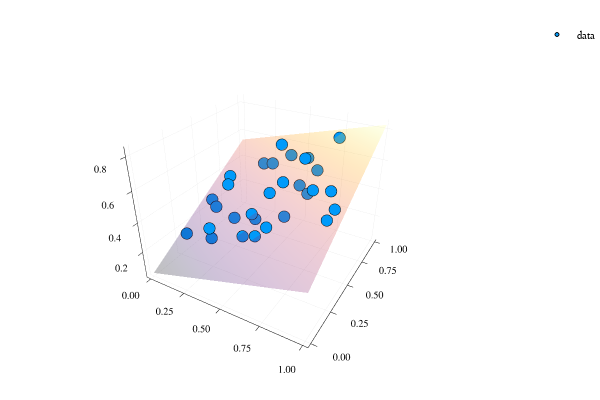

The notebook cell saved with this chart:
### Code cell
# train
for i=1:steps
  Flux.train!((x,y) -> MSE(flux_model(x), y), ps, [(x,y)], ADAM(0.02))
  printloss(flux_model, i)
end

# plot
plotting(flux_model)

### Figure 1 — Plotly figure (JSON) as saved in the notebook; plotly's stock layout.template omitted (floating-point values rounded to 4 significant figures; data arrays with more than 128 entries replaced by an {"elided": "..."} marker saying what was removed)
{"data": [{"colorbar": {"title": ""}, "legendgroup": "data", "marker": {"color": "rgba(0, 154, 250, 1.000)", "line": {"color": "rgba(0, 0, 0, 1.000)", "width": 1}, "size": 4, "symbol": "circle"}, "mode": "markers", "name": "data", "showlegend": true, "type": "scatter3d", "x": [0.05161, 0.4557, 0.1782, 0.371, 0.6481, 0.1446, 0.8723, 0.2416, 0.4409, 0.7368, 0.09519, 0.01354, 0.7026, 0.6389, 0.5486, 0.5264, 0.2755, 0.9519, 0.6612, 0.3932, 0.5503, 0.7684, 0.5149, 0.6037, 0.591, 0.9532, 0.32, 0.4546, 0.2252, 0.3091], "xaxis": "x1", "y": [0.538, 0.2794, 0.549, 0.8942, 0.417, 0.6224, 0.525, 0.8848, 0.4047, 0.9538, 0.5197, 0.3034, 0.5965, 0.8723, 0.263, 0.465, 0.4618, 0.2887, 0.1946, 0.9907, 0.5808, 0.5195, 0.9981, 0.7588, 0.7221, 0.3844, 0.8656, 0.4203, 0.2862, 0.1704], "yaxis": "y1", "z": [0.2918, 0.2954, 0.4317, 0.616, 0.4132, 0.45, 0.5855, 0.4557, 0.3722, 0.7161, 0.2596, 0.1494, 0.4882, 0.5062, 0.3378, 0.5076, 0.2632, 0.5561, 0.4726, 0.5097, 0.5305, 0.5656, 0.514, 0.624, 0.4556, 0.5691, 0.4822, 0.334, 0.1978, 0.3636], "zmax": null, "zmin": null}, {"colorbar": {"title": ""}, "colorscale": [[0, "rgba(0, 0, 4, 0.500)"], [0.03448, "rgba(4, 3, 20, 0.500)"], [0.06897, "rgba(13, 8, 41, 0.500)"], [0.1034, "rgba(24, 12, 60, 0.500)"], [0.1379, "rgba(38, 12, 81, 0.500)"], [0.1724, "rgba(54, 9, 97, 0.500)"], [0.2069, "rgba(69, 10, 105, 0.500)"], [0.2414, "rgba(84, 15, 109, 0.500)"], [0.2759, "rgba(97, 19, 110, 0.500)"], [0.3103, "rgba(111, 25, 110, 0.500)"], [0.3448, "rgba(125, 30, 109, 0.500)"], [0.3793, "rgba(140, 35, 105, 0.500)"], [0.4138, "rgba(154, 40, 101, 0.500)"], [0.4483, "rgba(166, 45, 96, 0.500)"], [0.4828, "rgba(180, 51, 89, 0.500)"], [0.5172, "rgba(193, 58, 80, 0.500)"], [0.5517, "rgba(206, 67, 71, 0.500)"], [0.5862, "rgba(216, 76, 62, 0.500)"], [0.6207, "rgba(226, 87, 52, 0.500)"], [0.6552, "rgba(235, 100, 41, 0.500)"], [0.6897, "rgba(241, 115, 29, 0.500)"], [0.7241, "rgba(247, 130, 18, 0.500)"], [0.7586, "rgba(250, 144, 8, 0.500)"], [0.7931, "rgba(252, 161, 8, 0.500)"], [0.8276, "rgba(252, 178, 22, 0.500)"], [0.8621, "rgba(250, 196, 42, 0.500)"], [0.8966, "rgba(246, 213, 67, 0.500)"], [0.931, "rgba(243, 229, 93, 0.500)"], [0.9655, "rgba(242, 244, 130, 0.500)"], [1, "rgba(252, 255, 164, 0.500)"]], "hoverinfo": "none", "name": "y2", "opacity": 0.5, "showlegend": false, "showscale": false, "type": "surface", "x": [0, 0.0101, 0.0202, 0.0303, 0.0404, 0.05051, 0.06061, 0.07071, 0.08081, 0.09091, 0.101, 0.1111, 0.1212, 0.1313, 0.1414, 0.1515, 0.1616, 0.1717, 0.1818, 0.1919, 0.202, 0.2121, 0.2222, 0.2323, 0.2424, 0.2525, 0.2626, 0.2727, 0.2828, 0.2929, 0.303, 0.3131, 0.3232, 0.3333, 0.3434, 0.3535, 0.3636, 0.3737, 0.3838, 0.3939, 0.404, 0.4141, 0.4242, 0.4343, 0.4444, 0.4545, 0.4646, 0.4747, 0.4848, 0.4949, 0.5051, 0.5152, 0.5253, 0.5354, 0.5455, 0.5556, 0.5657, 0.5758, 0.5859, 0.596, 0.6061, 0.6162, 0.6263, 0.6364, 0.6465, 0.6566, 0.6667, 0.6768, 0.6869, 0.697, 0.7071, 0.7172, 0.7273, 0.7374, 0.7475, 0.7576, 0.7677, 0.7778, 0.7879, 0.798, 0.8081, 0.8182, 0.8283, 0.8384, 0.8485, 0.8586, 0.8687, 0.8788, 0.8889, 0.899, 0.9091, 0.9192, 0.9293, 0.9394, 0.9495, 0.9596, 0.9697, 0.9798, 0.9899, 1], "xaxis": "x1", "y": [0, 0.0101, 0.0202, 0.0303, 0.0404, 0.05051, 0.06061, 0.07071, 0.08081, 0.09091, 0.101, 0.1111, 0.1212, 0.1313, 0.1414, 0.1515, 0.1616, 0.1717, 0.1818, 0.1919, 0.202, 0.2121, 0.2222, 0.2323, 0.2424, 0.2525, 0.2626, 0.2727, 0.2828, 0.2929, 0.303, 0.3131, 0.3232, 0.3333, 0.3434, 0.3535, 0.3636, 0.3737, 0.3838, 0.3939, 0.404, 0.4141, 0.4242, 0.4343, 0.4444, 0.4545, 0.4646, 0.4747, 0.4848, 0.4949, 0.5051, 0.5152, 0.5253, 0.5354, 0.5455, 0.5556, 0.5657, 0.5758, 0.5859, 0.596, 0.6061, 0.6162, 0.6263, 0.6364, 0.6465, 0.6566, 0.6667, 0.6768, 0.6869, 0.697, 0.7071, 0.7172, 0.7273, 0.7374, 0.7475, 0.7576, 0.7677, 0.7778, 0.7879, 0.798, 0.8081, 0.8182, 0.8283, 0.8384, 0.8485, 0.8586, 0.8687, 0.8788, 0.8889, 0.899, 0.9091, 0.9192, 0.9293, 0.9394, 0.9495, 0.9596, 0.9697, 0.9798, 0.9899, 1], "yaxis": "y1", "z": {"elided": "100x100 float values"}, "zmax": 0.8318, "zmin": 0.04}], "layout": {"annotations": [], "height": 400, "legend": {"bgcolor": "rgba(255, 255, 255, 1.000)", "bordercolor": "rgba(0, 0, 0, 1.000)", "font": {"color": "rgba(0, 0, 0, 1.000)", "family": "sans-serif", "size": 11}, "tracegroupgap": 0, "x": 1, "y": 1}, "margin": {"b": 20, "l": 0, "r": 0, "t": 20}, "paper_bgcolor": "rgba(255, 255, 255, 1.000)", "plot_bgcolor": "rgba(255, 255, 255, 1.000)", "scene": {"camera": {"eye": {"x": 1.126, "y": -1.95, "z": 1.3}}, "xaxis": {"anchor": "y1", "domain": [0.06582, 0.9934], "gridcolor": "rgba(0, 0, 0, 0.100)", "gridwidth": 0.5, "linecolor": "rgba(0, 0, 0, 1.000)", "mirror": false, "range": [-0.03, 1.03], "showgrid": true, "showline": true, "showticklabels": true, "tickangle": 0, "tickcolor": "rgb(0, 0, 0)", "tickfont": {"color": "rgba(0, 0, 0, 1.000)", "family": "sans-serif", "size": 11}, "tickmode": "array", "ticks": "inside", "ticktext": ["0.00", "0.25", "0.50", "0.75", "1.00"], "tickvals": [0, 0.25, 0.5, 0.75, 1], "title": "", "titlefont": {"color": "rgba(0, 0, 0, 1.000)", "family": "sans-serif", "size": 15}, "type": "-", "visible": true, "zeroline": false, "zerolinecolor": "rgba(0, 0, 0, 1.000)"}, "yaxis": {"anchor": "x1", "domain": [0.03762, 0.9902], "gridcolor": "rgba(0, 0, 0, 0.100)", "gridwidth": 0.5, "linecolor": "rgba(0, 0, 0, 1.000)", "mirror": false, "range": [-0.03, 1.03], "showgrid": true, "showline": true, "showticklabels": true, "tickangle": 0, "tickcolor": "rgb(0, 0, 0)", "tickfont": {"color": "rgba(0, 0, 0, 1.000)", "family": "sans-serif", "size": 11}, "tickmode": "array", "ticks": "inside", "ticktext": ["0.00", "0.25", "0.50", "0.75", "1.00"], "tickvals": [0, 0.25, 0.5, 0.75, 1], "title": "", "titlefont": {"color": "rgba(0, 0, 0, 1.000)", "family": "sans-serif", "size": 15}, "type": "-", "visible": true, "zeroline": false, "zerolinecolor": "rgba(0, 0, 0, 1.000)"}, "zaxis": {"gridcolor": "rgba(0, 0, 0, 0.100)", "gridwidth": 0.5, "linecolor": "rgba(0, 0, 0, 1.000)", "mirror": false, "range": [0.01625, 0.8556], "showgrid": true, "showline": true, "showticklabels": true, "tickangle": 0, "tickcolor": "rgb(0, 0, 0)", "tickfont": {"color": "rgba(0, 0, 0, 1.000)", "family": "sans-serif", "size": 11}, "tickmode": "array", "ticks": "inside", "ticktext": ["0.2", "0.4", "0.6", "0.8"], "tickvals": [0.2, 0.4, 0.6, 0.8], "title": "", "titlefont": {"color": "rgba(0, 0, 0, 1.000)", "family": "sans-serif", "size": 15}, "type": "-", "visible": true, "zeroline": false, "zerolinecolor": "rgba(0, 0, 0, 1.000)"}}, "showlegend": true, "width": 600}}
